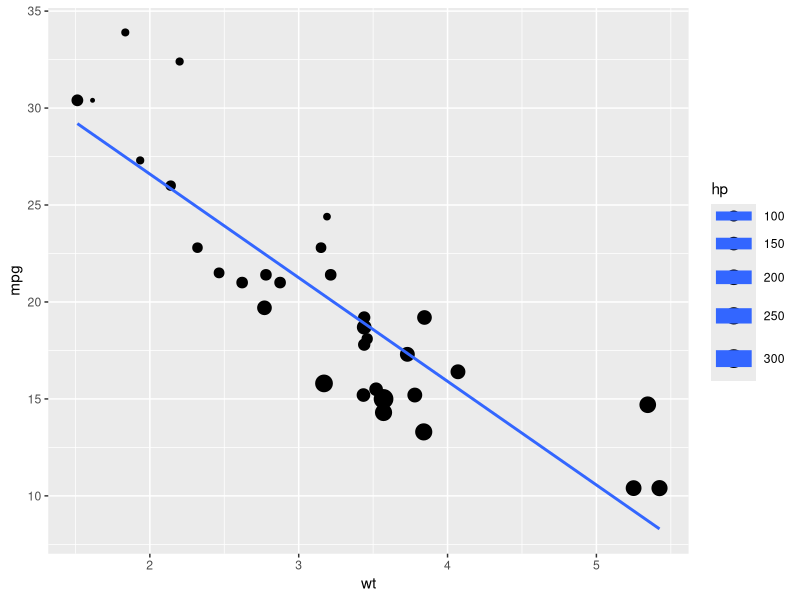
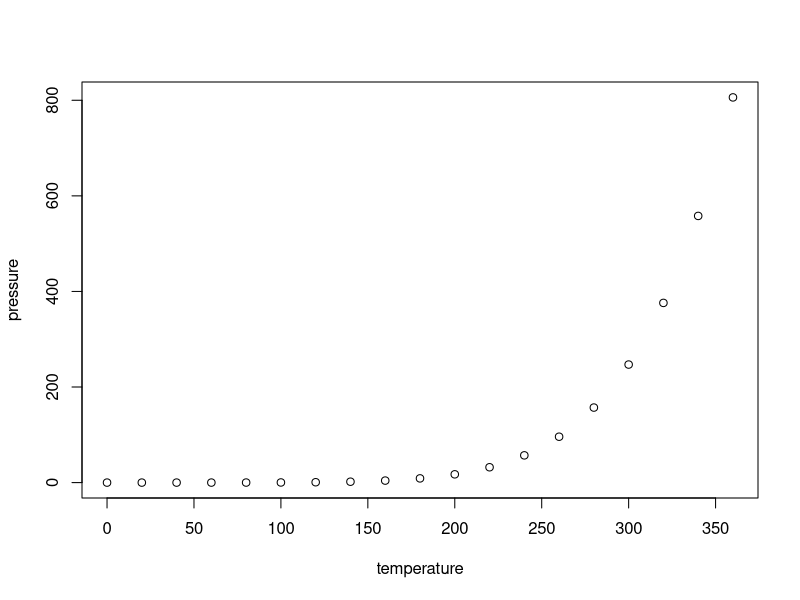

The R script that drew these images, in order:
## ---- chunk 1
knitr::opts_chunk$set(echo = TRUE)
## ---- chunk 2
library(ggplot2)
ggplot(mtcars, aes(y = mpg, x = wt, size = hp)) + geom_point() + stat_smooth(method = "lm", se = FALSE)
## ---- chunk 3
plot(pressure)
